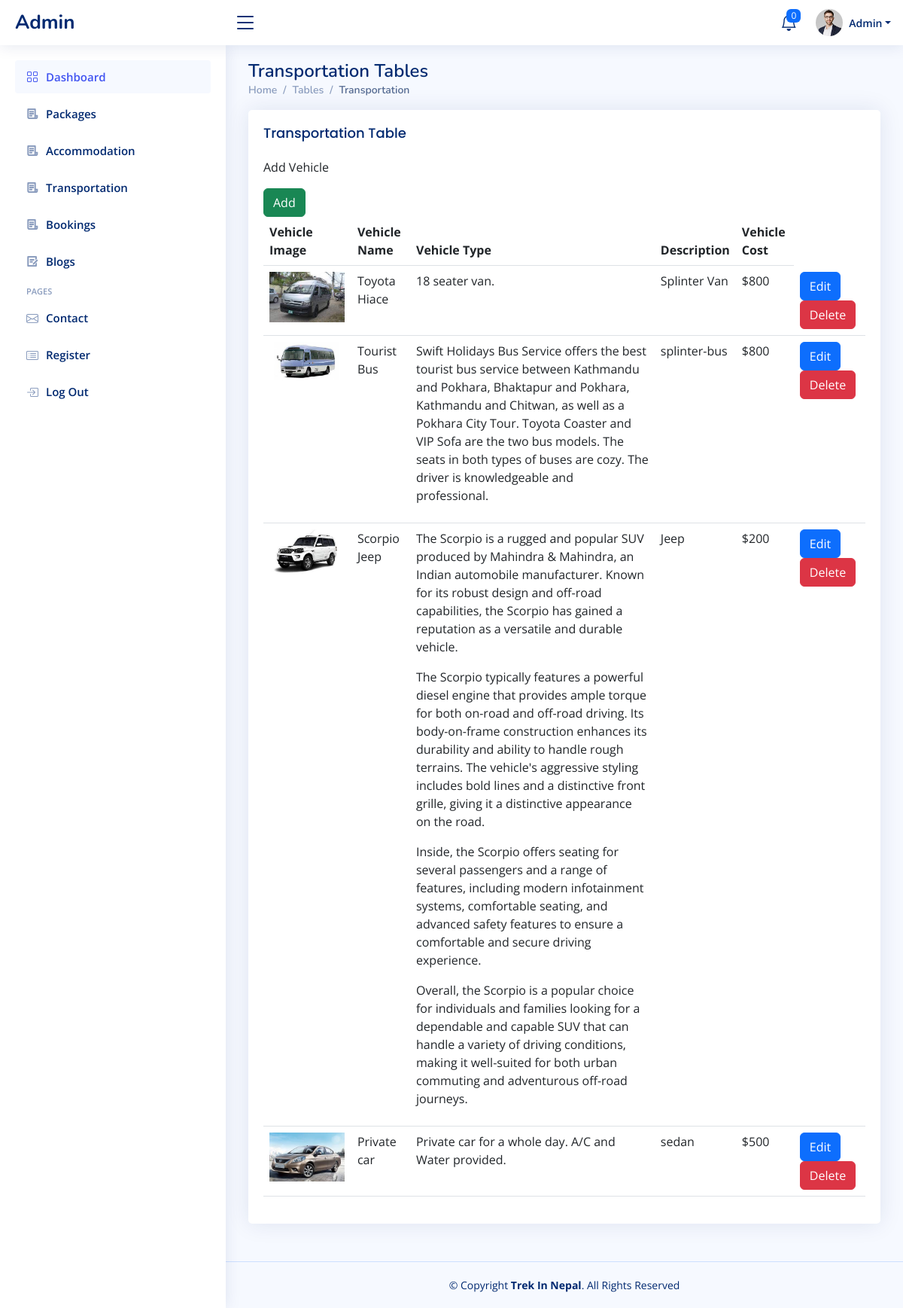
/codes/public/admin/transportation.php, run on the app's committed database.
### tables this page shows
CREATE TABLE `transportations` (
  `vehicleId` int NOT NULL AUTO_INCREMENT,
  `vehicleName` varchar(255) NOT NULL,
  `vehicleType` varchar(255) NOT NULL,
  `noOfSeat` int NOT NULL,
  `vehicleDescription` text NOT NULL,
  `vehicleCost` int NOT NULL,
  `vehicleImg` blob NOT NULL,
  PRIMARY KEY (`vehicleId`)
);

### codes/public/admin/transportation.php (the view, shortened to what this page needs)
<?php
include('layouts/header.php');
include('layouts/sidebar.php');
include('dbconnect.php');
$transportations = $pdo->query('SELECT * FROM transportations ');
?>
<main id="main" class="main">
    <div class="pagetitle">
        <h1>Transportation Tables</h1>
        <nav>
            <ol class="breadcrumb">
                <li class="breadcrumb-item"><a href="index.php">Home</a></li>
                <li class="breadcrumb-item">Tables</li>
                <li class="breadcrumb-item active">Transportation</li>
            </ol>
        </nav>
    </div>
    <section class="section">
        <div class="row">
            <div class="col-lg-12">
                <div class="card">
                    <div class="card-body">
                        <h5 class="card-title">Transportation Table</h5>
                        <p>Add Vehicle</p>
                        <a href="addTransportation.php"><button type="button" class="btn btn-success">Add</button></a>
                        <table class="table">
                            <thead>
                                <tr>
                                    <th scope="col">Vehicle Image</th>
                                    <th scope="col">Vehicle Name</th>
                                    <th scope="col">Vehicle Type</th>
                                    <th scope="col">Description</th>
                                    <th scope="col">Vehicle Cost</th>
                                </tr>
                            </thead>
                            <tbody>
                                <?php
                                foreach ($transportations as $transportation) {
                                    echo '<tr>';
                                    echo '<td><img src="assets/img/transpo/' . $transportation['vehicleImg'] . '" style="width:100px;" /></a></td>';
                                    echo '<td>' . $transportation['vehicleName'] . '</td>';
                                    echo '<td>' . $transportation['vehicleDescription'] . '</td>';
                                    echo '<td>' . $transportation['vehicleType'] . '</td>';
                                    echo '<td>$' . $transportation['vehicleCost'] . '</td>';
                                    echo '<td>';
                                    echo '<a href="editTransportation.php?id=' . $transportation['vehicleId'] . '" class="btn btn-primary">Edit</a>';
                                    echo '<form method="post" action="deleteTransportation.php" style="display: inline;">
                                        <input type="hidden" name="id" value="' . $transportation['vehicleId'] . '" />
                                        <button type="submit" name="delete_transpo" value="<?=$row->hotelId;?>" class="btn btn-danger">Delete</button>
                                    </form>';
                                    echo '</td>';
                                    echo '</tr>';
                                }
                                ?>
                            </tbody>
                        </table>
                    </div>
                </div>
            </div>
        </div>
    </section>
</main>
<?php
include('layouts/footer.php');
?>

### codes/public/admin/assets/css/style.css (style rules this page uses)
:root { scroll-behavior: smooth; }
body { font-family: "Open Sans", sans-serif; background: #f6f9ff; color: #444444; }
a { color: #4154f1; text-decoration: none; }
h1, h2, h3, h4, h5, h6 { font-family: "Nunito", sans-serif; }
#main { margin-top: 60px; padding: 20px 30px; transition: all 0.3s; }
.pagetitle { margin-bottom: 10px; }
.pagetitle h1 { font-size: 24px; margin-bottom: 0; font-weight: 600; color: #012970; }
.card { margin-bottom: 30px; border: none; border-radius: 5px; box-shadow: 0px 0 30px rgba(1, 41, 112, 0.1); }
.card-title { padding: 20px 0 15px 0; font-size: 18px; font-weight: 500; color: #012970; font-family: "Poppins", sans-serif; }
.card-body { padding: 0 20px 20px 20px; }
.breadcrumb { font-size: 14px; font-family: "Nunito", sans-serif; color: #899bbd; font-weight: 600; }
.breadcrumb a { color: #899bbd; transition: 0.3s; }
.breadcrumb .breadcrumb-item::before { color: #899bbd; }
.breadcrumb .active { color: #51678f; font-weight: 600; }
@media (min-width: 1200px) { #main, #footer { margin-left: 300px; } }

### data on the page
transportations: vehicleImg (picture), vehicleName "Toyota Hiace", vehicleDescription "18 seater van.", vehicleType "Splinter Van", vehicleCost "800"
transportations: vehicleImg (picture), vehicleName "Tourist Bus", vehicleDescription "Swift Holidays Bus Service offers the best tourist bus service between Kathmandu and Pokhara, Bhaktapur and Pokhara, Kathmandu and Chitwan, as well as a Pokhara City Tour. Toyota Coaster and VIP Sofa are the two bus models. The seats in both types of buses are cozy. The driver is knowledgeable and professional.", vehicleType "splinter-bus", vehicleCost "800"
transportations: vehicleImg (picture), vehicleName "Scorpio Jeep", vehicleDescription "The Scorpio is a rugged and popular SUV produced by Mahindra & Mahindra, an Indian automobile manufacturer. Known for its robust design and off-road capabilities, the Scorpio has gained a reputation as a versatile and durable vehicle. The Scorpio typically features a powerful diesel engine that provides ample torque for both on-road and off-road driving. Its body-on-frame construction enhances its durability and ability to handle rough terrains. The vehicle's aggressive styling includes bold lines and a distinctive front grille, giving it a distinctive appearance on the road. Inside, the Scorpio offers seating for several passengers and a range of features, including modern infotainment…", vehicleType "Jeep", vehicleCost "200"
transportations: vehicleImg (picture), vehicleName "Private car", vehicleDescription "Private car for a whole day. A/C and Water provided.", vehicleType "sedan", vehicleCost "500"
